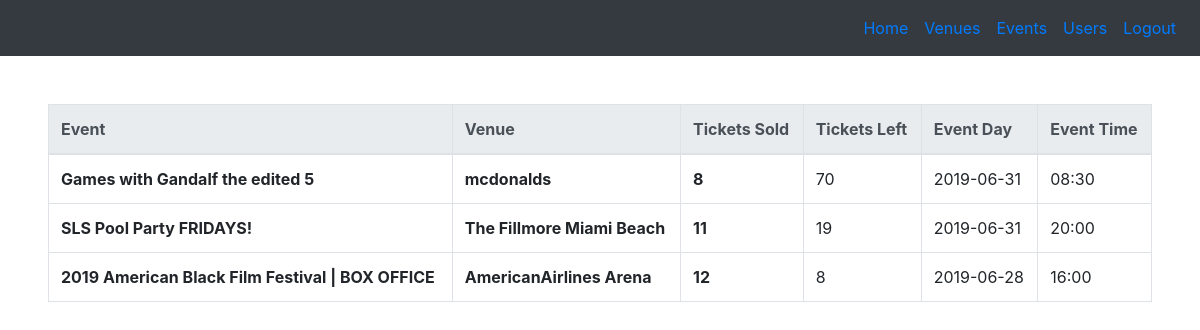
Page /admin (signed in) on the earlier database version.
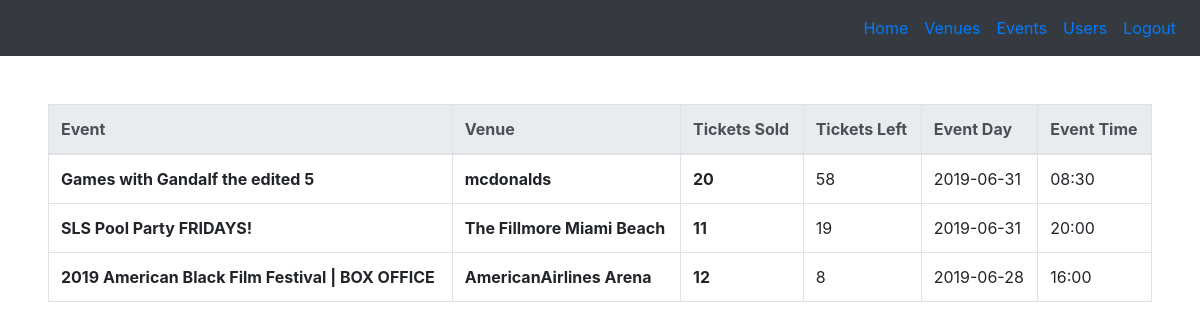
Same page on the later database version.
### tables this page shows
CREATE TABLE 'transactions' ( tranID INTEGER PRIMARY KEY AUTOINCREMENT NOT NULL, userID INTEGER NOT NULL, eventID INTEGER NOT NULL, tickets INTEGER NOT NULL, 'time' timestamp NOT NULL DEFAULT CURRENT_TIMESTAMP);

CREATE TABLE 'events' ( eventID INTEGER PRIMARY KEY AUTOINCREMENT NOT NULL,'eventName' VARCHAR NOT NULL,'ticketsLeft' INTEGER NOT NULL,
  type VARCHAR NOT NULL,'startDate' date NOT NULL,'endDate' date NOT NULL,
  description VARCHAR NOT NULL,
  venueID INTEGER NOT NULL,
  adminID INTEGER NOT NULL
, 'endTime'  time NOT NULL  , 'startTime'  time NOT NULL  );

CREATE TABLE 'venues' ( venueID INTEGER PRIMARY KEY AUTOINCREMENT NOT NULL,'venueName' VARCHAR NOT NULL,
  capacity INTEGER NOT NULL,
  address1 VARCHAR NOT NULL,
  address2 VARCHAR NOT NULL,
  city VARCHAR NOT NULL,
  state CHAR(2) NOT NULL,
  zip CHAR(5) NOT NULL,
  adminID INTEGER NOT NULL
);

### application.py (the view)
@app.route("/admin", methods=["GET"])
@login_required
def admin():
    if 'admin' not in session.keys():
        return redirect("/")
    if request.method == "GET":
        events = db.execute(adminReservations)
        return render_template("admin-index.html", events=events)

### application.py (called while the page is built)
@app.after_request
def after_request(response):
    response.headers["Cache-Control"] = "no-cache, no-store, must-revalidate"
    response.headers["Expires"] = 0
    response.headers["Pragma"] = "no-cache"
    return response

### helpers.py (called while the page is built)
def login_required(f):
    @wraps(f)
    def decorated_function(*args, **kwargs):
        if session.get("user_id") is None:
            return redirect("/login")
        return f(*args, **kwargs)
    return decorated_function

### templates/admin-index.html (shortened to what this page needs)
{% extends "baseadmin.html" %}
{% block body %}
<table class="table table-bordered">
  <thead class="thead-light">
    <tr>
      <th scope="col">Event</th>
      <th scope="col">Venue</th>
      <th scope="col">Tickets Sold</th>
      <th scope="col">Tickets Left</th>
      <th scope="col">Event Day</th>
      <th scope="col">Event Time</th>
    </tr>
  </thead>
  <tbody>
    {% for event in events %}
    <tr>
      <th scope="row">{{event.eventName}}</th>
      <th scope="row">{{event.venueName}}</th>
      <th scope="row">{{event.totalTickets}}</th>
      <td scope="row">{{event.ticketsLeft}}</td>
      <td scope="row">{{event.startDate}}</td>
      <td scope="row">{{event.startTime}}</td>
    </tr>
    {% endfor %}
  </tbody>
</table>
{% endblock %}

### templates/baseadmin.html (shortened to what this page needs)
<!DOCTYPE html>
<html lang="en">
<head>
    <link rel="stylesheet" href="https://stackpath.bootstrapcdn.com/bootstrap/4.3.1/css/bootstrap.min.css"
>
</head>
</head>
<body>
    <main>
      <nav class="navbar navbar-expand-lg navbar-dark bg-dark">
        <div class="collapse navbar-collapse">
          <ul class="navbar-nav ml-auto">
             <li class="nav-link"><a href="/admin">Home</a></li>
             <li class="nav-link"><a href="/admin-venues">Venues</a></li>
             <li class="nav-link"><a href="/admin-events">Events</a></li>
             <li class="nav-link"><a href="/admin-reservations">Users</a></li>
             <li class="nav-link"><a href="{{ url_for('logout') }}">Logout</a></li>
          </ul>
        </div>
      </nav>
    <div class="fluid-container m-5">{% block body %}{% endblock %}</div>
    </main>
</body>
</html>

Differences in the rows shown:
changed through a linked row, transactions "Games with Gandalf the edited 5": totalTickets "8" → "20"; ticketsLeft "70" → "58"
